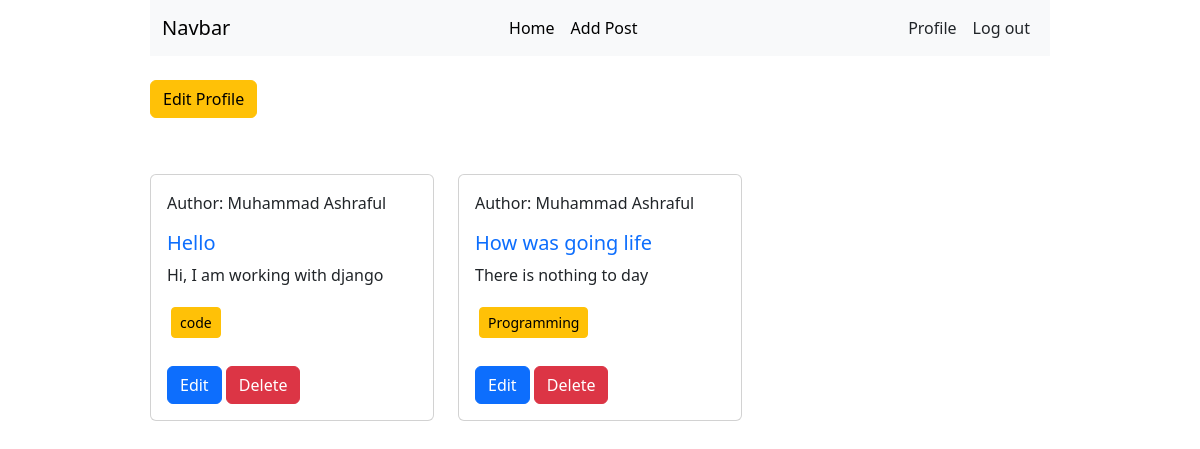
The app's page /author/profile/ (signed in) with its own data.
### posts/models.py (models this page shows, shortened)
class Post(models.Model):
    title = models.CharField(max_length=50)
    content = models.TextField()
    category = models.ManyToManyField(Category)
    author = models.ForeignKey(User, on_delete=models.CASCADE)

### categories/models.py (models this page shows, shortened)
class Category(models.Model):
    name = models.CharField(max_length=30)

### author/views.py (the view)
# urls.py: path("profile/", views.profile, name="profile"),
@login_required
def profile(request):
    data = Post.objects.filter(author = request.user)
    return render(request, "profile.html", {"data": data})

### author/templates/profile.html (shortened to what this page needs)
{% extends 'base.html' %}
{% load crispy_forms_tags %}
{% block content %}
<a class="btn btn-warning my-2" href="{% url 'edit_profile' %}">Edit Profile</a>
<div class="row mt-5">
    {% for post in data %}
    <div class="col-sm-4 mb-4">
        <div class="card">
            <div class="card-body">
                <p>Author: {{post.author.first_name}}</p>
                <h5 class="card-title text-primary">{{post.title}}</h5>
                <p class="card-text">{{post.content}}</p>
                {% for cat in post.category.all %}
                <button class="btn btn-warning m-1 btn-sm">{{cat.name}}</button>
                {% endfor %}
                <div class="mt-4">
                    <a href="{% url 'edit_post' post.id %}" class="btn btn-primary">Edit</a>
                    <a href="{% url 'delete_post' post.id %}" class="btn btn-danger">Delete</a>
                </div>
            </div>
        </div>
    </div>
    {% endfor %}
</div>
{% endblock content %}

### records on screen
Post: author.first_name "Muhammad Ashraful", title "Hello", content "Hi, I am working with django"
Category: name "code"
Post: author.first_name "Muhammad Ashraful", title "How was going life", content "There is nothing to day"
Category: name "Programming"
